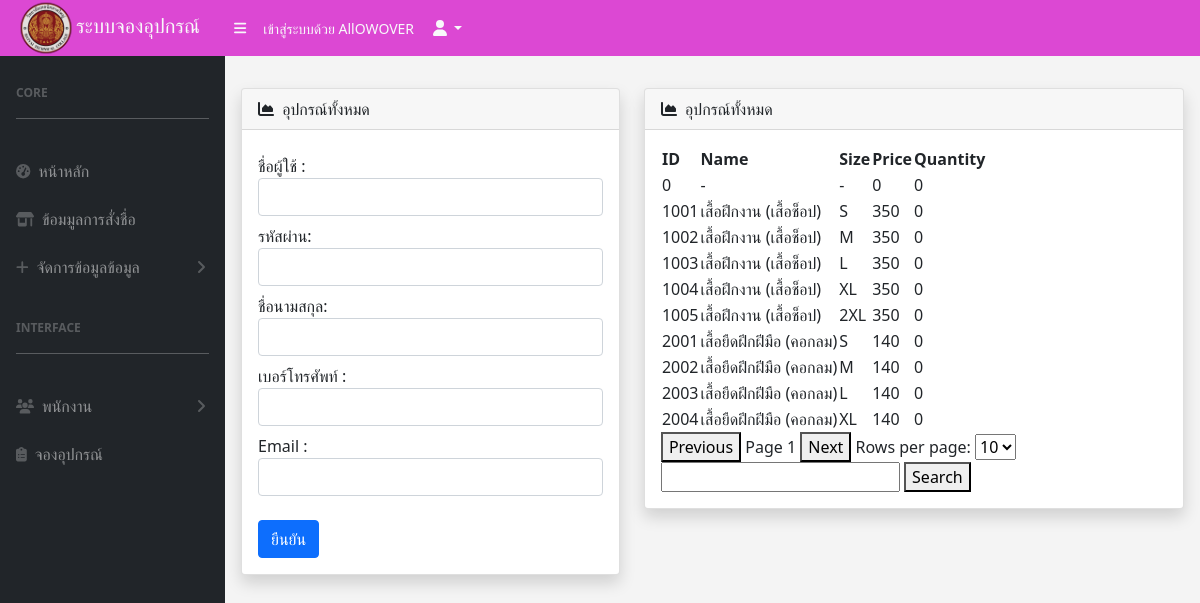
The app's page /test/400.php (signed in) with its own data.
### tables this page shows
CREATE TABLE `equipment_list` (
  `id` int(11) NOT NULL,
  `list_ID` int(6) NOT NULL,
  `list` varchar(100) NOT NULL,
  `list_size` varchar(4) NOT NULL,
  `list_price` int(11) NOT NULL,
  `quantity` int(10) DEFAULT 0
);

### test/400.php (the view, shortened to what this page needs)
<?php
include "../menu/menu_admin.php";
?>
<div id="layoutSidenav_content">
    <main>
        <div class="card-body mt-3">
            <div class="row">
                <div class="col-xl-5">
                    <div class="card mb-4 shadow">
                        <div class="card-header">
                            <i class="fas fa-chart-area me-1"></i>
                            อุปกรณ์ทั้งหมด
                        </div>
                        <div class="card-body">
                            <form action="update_user.php?user_id=<?php echo $_GET['user_id'] ?>" method="post">
                                <div class="form-group mt-2">
                                    <label for="username">ชื่อผู้ใช้ :</label>
                                    <input type="text" class="form-control" id="username" name="username" value="<?php echo $user['username']; ?>" required>
                                </div>
                                <div class="form-group mt-2">
                                    <label for="password">รหัสผ่าน:</label>
                                    <input type="text" class="form-control" id="password" name="password" value="<?php echo $user['password']; ?>" required>
                                </div>
                                <div class="form-group mt-2">
                                    <label for="name">ชื่อนามสกุล:</label>
                                    <input type="text" class="form-control" id="name" name="name" value="<?php echo $user['name']; ?>" required>
                                </div>
                                <div class="form-group mt-2">
                                    <label for="tel">เบอร์โทรศัพท์ :</label>
                                    <input type="tel" class="form-control" id="tel" name="tel" value="<?php echo $user['tel']; ?>" required>
                                </div>
                                <div class="form-group mt-2">
                                    <label for="email">Email :</label>
                                    <input type="email" class="form-control" id="email" name="email" value="<?php echo $user['email']; ?>" required>
                                </div>
                                <br>
                                <button type="submit" class="btn btn-primary" onclick="alert('เเก้ไขเสร็จสิ้น');">ยืนยัน</button>
                            </form>
                        </div>
                    </div>
                </div>
                <div class="col-xl-7">
                    <div class="card mb-4 shadow">
                        <div class="card-header">
                            <i class="fas fa-chart-area me-1"></i>
                            อุปกรณ์ทั้งหมด
                        </div>
                        <div class="card-body">
                            <?php
                            $sql = "SELECT * FROM `equipment_list`";
                            $result = mysqli_query($conn, $sql);
                            if (mysqli_num_rows($result) > 0) {
                                echo '<table id="equipment-table">';
                                echo '<thead><tr><th>ID</th><th>Name</th><th>Size</th><th>Price</th><th>Quantity</th></tr></thead>';
                                echo '<tbody>';
                                while ($row = mysqli_fetch_assoc($result)) {
                                    echo '<tr>';
                                    echo '<td>' . $row['list_ID'] . '</td>';
                                    echo '<td>' . $row['list'] . '</td>';
                                    echo '<td>' . $row['list_size'] . '</td>';
                                    echo '<td>' . $row['list_price'] . '</td>';
                                    echo '<td>' . $row['quantity'] . '</td>';
                                    echo '</tr>';
                                }
                                echo '</tbody>';
                                echo '</table>';
                            } else {
                                echo '<p>No equipment records found.</p>';
                            }
                            ?>
                            <button class="prev-page">Previous</button>
                            <span class="page-indicator">Page 1</span>
                            <button class="next-page">Next</button>
                            <label for="rows-per-page">Rows per page:</label>
                            <select id="rows-per-page">
                                <option value="10">10</option>
                            </select>
                            <input type="text" class="search-input">
                            <button class="search-btn">Search</button>
                        </div>
                    </div>
                </div>
            </div>
        </div>
    </main>
</div>
</body>
</html>

### records on screen
equipment_list: list_ID "0", list "-", list_size "-", list_price "0", quantity "0"
equipment_list: list_ID "1001", list "เสื้อฝึกงาน (เสื้อช็อป)", list_size "S", list_price "350", quantity "0"
equipment_list: list_ID "1002", list "เสื้อฝึกงาน (เสื้อช็อป)", list_size "M", list_price "350", quantity "0"
equipment_list: list_ID "1003", list "เสื้อฝึกงาน (เสื้อช็อป)", list_size "L", list_price "350", quantity "0"
equipment_list: list_ID "1004", list "เสื้อฝึกงาน (เสื้อช็อป)", list_size "XL", list_price "350", quantity "0"
equipment_list: list_ID "1005", list "เสื้อฝึกงาน (เสื้อช็อป)", list_size "2XL", list_price "350", quantity "0"
equipment_list: list_ID "2001", list "เสื้อยืดฝึกฝีมือ (คอกลม)", list_size "S", list_price "140", quantity "0"
equipment_list: list_ID "2002", list "เสื้อยืดฝึกฝีมือ (คอกลม)", list_size "M", list_price "140", quantity "0"
equipment_list: list_ID "2003", list "เสื้อยืดฝึกฝีมือ (คอกลม)", list_size "L", list_price "140", quantity "0"
equipment_list: list_ID "2004", list "เสื้อยืดฝึกฝีมือ (คอกลม)", list_size "XL", list_price "140", quantity "0"

### other values on screen
$_SESSION['username'] "AllOWOVER"
